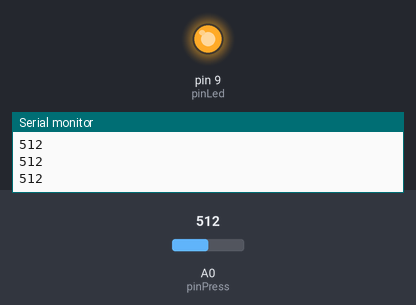
Bench run of a sketch on a simulated Arduino Uno, built with avr-gcc and run on an emulated ATmega328P. Shown: output pins drawn as LEDs (lit = HIGH), the last lines printed to the serial monitor. The test bench sets the inputs (shaded band); at power-on: A0 (pinPress) = 512.

Above: at 1.2 s.
1.3 s: A0 (pinPress) set to 107
2.8 s: A0 (pinPress) set to 94
At 3.7 s:
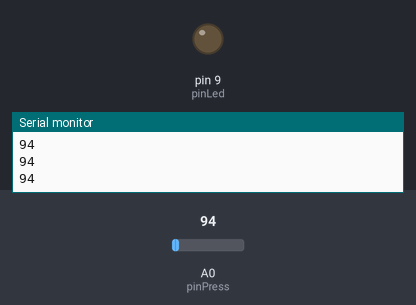
4.3 s: A0 (pinPress) set to 110
At 5.0 s:
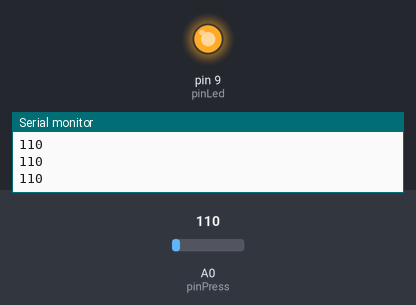
5.8 s: A0 (pinPress) set to 90
At 6.3 s:
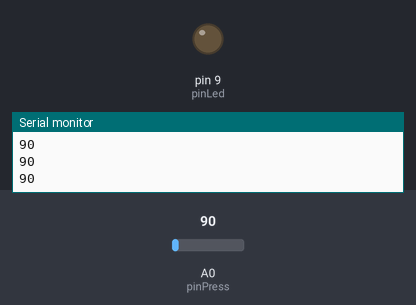
Timing chart, 0 to 8.3 s (numbered marks = the images above; inputs shaded):
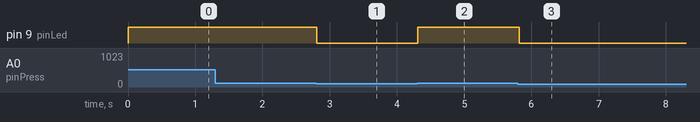

The sketch:

hit_sensor.ino
```cpp
const int pinLed   =   9;
const int pinPress =  A0;
const int limit    = 100;
int hitSensor      =   0;


void setup() {
  pinMode(pinLed, OUTPUT);
  Serial.begin(9600);
}

void loop() {
  digitalWrite (pinLed, LOW);

  hitSensor = analogRead(pinPress);
  Serial.println(hitSensor);
  //se o valor de pressão no sensor é maior que o limite
  if (hitSensor >= limit) {
    digitalWrite (pinLed, HIGH);
  }
  delay(100); //inserimos um delay para saturar o buffer de comunicação
}
```

Measured:
- the behaviour switches between 100 and 99 on A0 (pinPress) (found by bisection; images 0 and 1)
- after the input at 2.8 s, pin 9 (pinLed): HIGH → LOW at once
- after the input at 4.3 s, pin 9 (pinLed): LOW → HIGH at once
- after the input at 5.8 s, pin 9 (pinLed): HIGH → LOW at once
